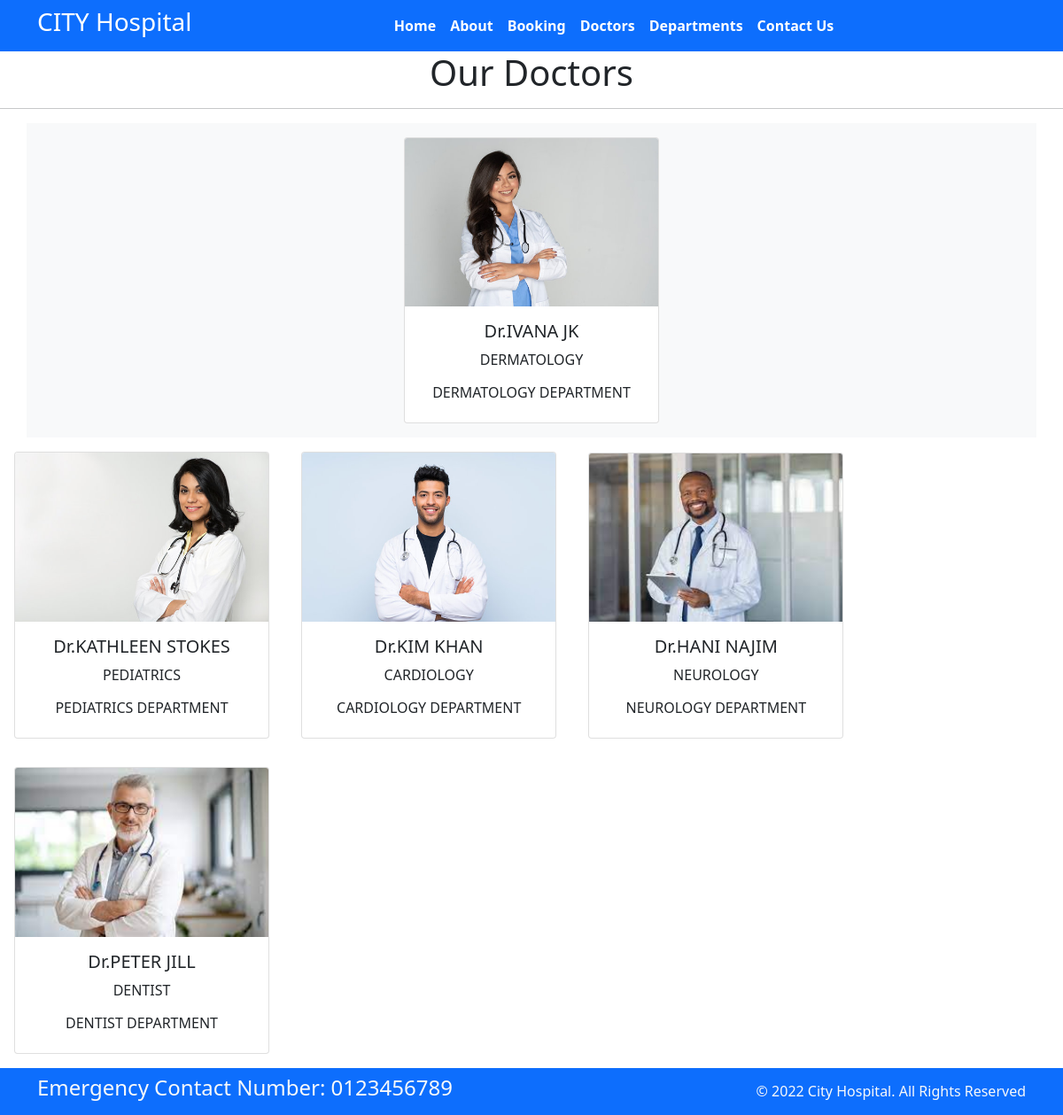
The app's page /doctors/ with its own data.
### homeapp/models.py (models this page shows, shortened)
class Doctors(models.Model):
    doc_name=models.CharField(max_length=255)
    doc_spec=models.CharField(max_length=255)
    dep_name=models.ForeignKey(Department,on_delete=models.CASCADE)
    doc_img=models.ImageField(upload_to='doctors')

class Department(models.Model):
    dep_name=models.CharField(max_length=100)
    dep_description=models.TextField()
    def __str__(self):
        return self.dep_name

### homeapp/views.py (the view)
# urls.py: path('doctors/',views.doctors,name='doctors'),
def doctors(request):
    dict_docs = {
        'doctors': Doctors.objects.all()
    }
    return render(request, 'doctors.html', dict_docs)

### templates/doctors.html (shortened to what this page needs)
{% extends 'base.html' %}
{% block content %}
<h1 class="text-center">Our Doctors</h1>
<hr>
<div class="container text-center bg-light">
    {% for d in doctors %}
    <div class="card text-center mx-3 my-3" style="width: 18rem; display:inline-block">
        <img src="{{d.doc_img.url}}" class="card-img-top" alt="...">
        <div class="card-body">
             <h5 class="card-title"> Dr.{{d.doc_name}}</h5>
             <p class="card-text">{{d.doc_spec}}</p>
             <h6>{{d.dep_name}} DEPARTMENT</h6>
        </div>
    </div>
</div>
    {% endfor %}
{% endblock %}

### templates/base.html (shortened to what this page needs)
{% load static %}
<!DOCTYPE html>
<html>
  <head>
    <link rel="stylesheet"
      href=" https://cdn.jsdelivr.net/npm/bootstrap@5.1.3/dist/css/bootstrap.min.css ">
    <link rel="stylesheet"
      href="https://use.fontawesome.com/releases/v5.2.0/css/all.css">
    <link rel="stylesheet"
      href="{% static '/css/style.css' %}">
  </head>
  <body>
    <nav class="navbar bg-primary navbar-expand-md ">
      <div class="container">
        <div class="col-2 text-left pl-md-0">
          <h3 class="text-white"> CITY Hospital </h3>
        </div>
        <div
          class="collapse navbar-collapse justify-content-center col-md-8 navbar-collapse-3">
          <ul class="navbar-nav justify-content-center  fw-bold">
            <li class="nav-item active">
              <a class="nav-link text-white" href="{% url 'home' %}">Home</a>
            </li>
            <li class="nav-item">
              <a class="nav-link text-white" href="{% url 'about' %}">About</a>
            </li>
            <li class="nav-item">
              <a class="nav-link text-white" href="{% url 'booking' %}">Booking</a>
            </li>
            <li class="nav-item">
              <a class="nav-link text-white" href="{% url 'doctors' %}">Doctors</a>
            </li>
			 <li class="nav-item">
              <a class="nav-link text-white" href="{% url 'department' %}">Departments</a>
            </li>
            <li class="nav-item">
              <a class="nav-link text-white" href="{% url 'contact' %}">Contact Us</a>
            </li>
          </ul>
        </div>
      </div>
    </nav>
{% block content %}{% endblock %}
    <section class="">
      <footer class="pt-2 pb-2  bg-primary text-light">
        <div class="container">
          <div class="row align-items-center">
            <div class="col-12 col-md-8">
              <h4>Emergency Contact Number: 0123456789</h4>
            </div>
            <div class="col-12 col-md-4 mt-4 mt-md-0 text-center text-md-end">
              © 2022 City Hospital. All Rights Reserved
            </div>
          </div>
        </div>
      </footer>
    </section>
  </body>
</html>

### records on screen
Doctors: doc_img (picture), doc_name "IVANA JK", doc_spec "DERMATOLOGY", dep_name "DERMATOLOGY"
Doctors: doc_img (picture), doc_name "KATHLEEN STOKES", doc_spec "PEDIATRICS", dep_name "PEDIATRICS"
Doctors: doc_img (picture), doc_name "KIM KHAN", doc_spec "CARDIOLOGY", dep_name "CARDIOLOGY"
Doctors: doc_img (picture), doc_name "HANI NAJIM", doc_spec "NEUROLOGY", dep_name "NEUROLOGY"
Doctors: doc_img (picture), doc_name "PETER JILL", doc_spec "DENTIST", dep_name "DENTIST"
